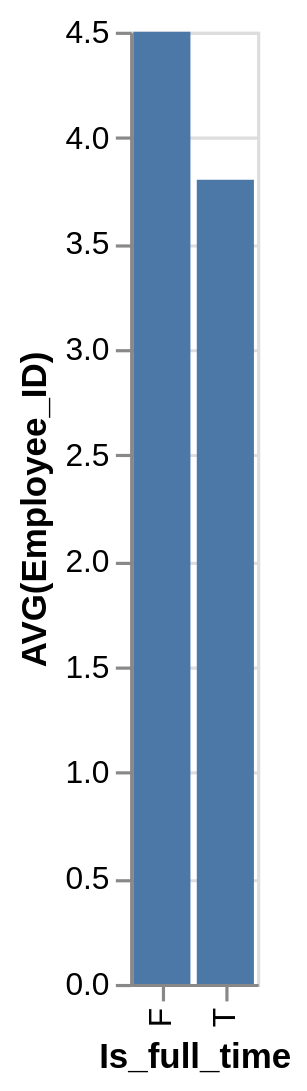

Describe this chart as a Vega-Lite specification.
### Vega-Lite specification from a JSON file in a GitHub repository (floating-point values rounded to 4 significant figures)
{"data": {"values": [{"x_data": "F", "y_data": 4.5}, {"x_data": "T", "y_data": 3.8}]}, "mark": "bar", "encoding": {"x": {"field": "x_data", "type": "nominal", "title": "Is_full_time", "sort": {"op": "sum", "field": "y_data", "order": "descending"}}, "y": {"field": "y_data", "type": "quantitative", "title": "AVG(Employee_ID)"}}}
